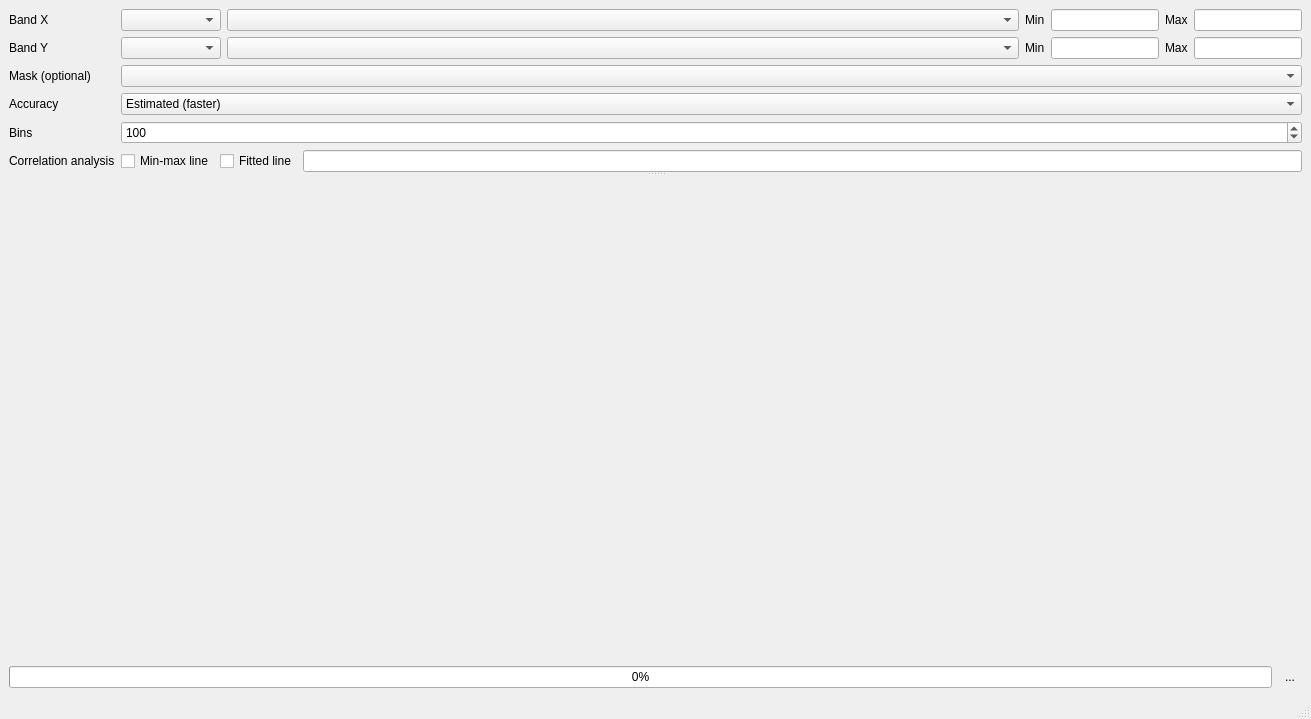
<?xml version="1.0" encoding="UTF-8"?>
<ui version="4.0">
 <class>MainWindow</class>
 <widget class="QMainWindow" name="MainWindow">
  <property name="geometry">
   <rect>
    <x>0</x>
    <y>0</y>
    <width>1311</width>
    <height>719</height>
   </rect>
  </property>
  <property name="windowTitle">
   <string>Scatter Plot</string>
  </property>
  <widget class="QWidget" name="centralwidget">
   <layout class="QVBoxLayout" name="verticalLayout" stretch="1,0">
    <item>
     <widget class="QSplitter" name="splitter">
      <property name="sizePolicy">
       <sizepolicy hsizetype="Preferred" vsizetype="Preferred">
        <horstretch>0</horstretch>
        <verstretch>0</verstretch>
       </sizepolicy>
      </property>
      <property name="orientation">
       <enum>Qt::Vertical</enum>
      </property>
      <widget class="QWidget" name="layoutWidget">
       <layout class="QHBoxLayout" name="horizontalLayout_3">
        <item>
         <layout class="QFormLayout" name="formLayout_2">
          <item row="0" column="0">
           <widget class="QLabel" name="label">
            <property name="text">
             <string>Band X</string>
            </property>
           </widget>
          </item>
          <item row="0" column="1">
           <layout class="QHBoxLayout" name="horizontalLayout_2" stretch="0,1,0,0,0,0">
            <item>
             <widget class="QgsMapLayerComboBox" name="uiRaster1_">
              <property name="minimumSize">
               <size>
                <width>100</width>
                <height>0</height>
               </size>
              </property>
              <property name="currentIndex">
               <number>0</number>
              </property>
              <property name="allowEmptyLayer">
               <bool>true</bool>
              </property>
              <property name="excludedProviders">
               <stringlist/>
              </property>
             </widget>
            </item>
            <item>
             <widget class="QgsRasterBandComboBox" name="uiBand1_">
              <property name="minimumSize">
               <size>
                <width>100</width>
                <height>0</height>
               </size>
              </property>
              <property name="currentIndex">
               <number>-1</number>
              </property>
             </widget>
            </item>
            <item>
             <widget class="QLabel" name="label_6">
              <property name="text">
               <string>Min</string>
              </property>
             </widget>
            </item>
            <item>
             <widget class="QLineEdit" name="uiMin1_"/>
            </item>
            <item>
             <widget class="QLabel" name="label_7">
              <property name="text">
               <string>Max</string>
              </property>
             </widget>
            </item>
            <item>
             <widget class="QLineEdit" name="uiMax1_"/>
            </item>
           </layout>
          </item>
          <item row="1" column="0">
           <widget class="QLabel" name="label_2">
            <property name="text">
             <string>Band Y</string>
            </property>
           </widget>
          </item>
          <item row="1" column="1">
           <layout class="QHBoxLayout" name="horizontalLayout" stretch="0,1,0,0,0,0">
            <item>
             <widget class="QgsMapLayerComboBox" name="uiRaster2_">
              <property name="minimumSize">
               <size>
                <width>100</width>
                <height>0</height>
               </size>
              </property>
              <property name="currentIndex">
               <number>0</number>
              </property>
              <property name="allowEmptyLayer">
               <bool>true</bool>
              </property>
              <property name="excludedProviders">
               <stringlist/>
              </property>
             </widget>
            </item>
            <item>
             <widget class="QgsRasterBandComboBox" name="uiBand2_">
              <property name="minimumSize">
               <size>
                <width>100</width>
                <height>0</height>
               </size>
              </property>
             </widget>
            </item>
            <item>
             <widget class="QLabel" name="label_9">
              <property name="text">
               <string>Min</string>
              </property>
             </widget>
            </item>
            <item>
             <widget class="QLineEdit" name="uiMin2_"/>
            </item>
            <item>
             <widget class="QLabel" name="label_8">
              <property name="text">
               <string>Max</string>
              </property>
             </widget>
            </item>
            <item>
             <widget class="QLineEdit" name="uiMax2_"/>
            </item>
           </layout>
          </item>
          <item row="2" column="0">
           <widget class="QLabel" name="label_3">
            <property name="text">
             <string>Mask (optional)</string>
            </property>
           </widget>
          </item>
          <item row="2" column="1">
           <widget class="QgsMapLayerComboBox" name="uiMask_">
            <property name="currentIndex">
             <number>-1</number>
            </property>
            <property name="allowEmptyLayer">
             <bool>true</bool>
            </property>
           </widget>
          </item>
          <item row="3" column="0">
           <widget class="QLabel" name="label_4">
            <property name="text">
             <string>Accuracy</string>
            </property>
           </widget>
          </item>
          <item row="3" column="1">
           <widget class="QComboBox" name="uiAccuracy_">
            <item>
             <property name="text">
              <string>Estimated (faster)</string>
             </property>
            </item>
            <item>
             <property name="text">
              <string>Actual (slower)</string>
             </property>
            </item>
           </widget>
          </item>
          <item row="4" column="0">
           <widget class="QLabel" name="label_5">
            <property name="text">
             <string>Bins</string>
            </property>
           </widget>
          </item>
          <item row="4" column="1">
           <widget class="QSpinBox" name="uiBins_">
            <property name="minimum">
             <number>1</number>
            </property>
            <property name="maximum">
             <number>1000</number>
            </property>
            <property name="value">
             <number>100</number>
            </property>
           </widget>
          </item>
          <item row="5" column="0">
           <widget class="QLabel" name="label_10">
            <property name="text">
             <string>Correlation analysis</string>
            </property>
           </widget>
          </item>
          <item row="5" column="1">
           <layout class="QHBoxLayout" name="horizontalLayout_4">
            <item>
             <widget class="QCheckBox" name="uiShowMinMaxLine_">
              <property name="text">
               <string>Min-max line</string>
              </property>
              <property name="checked">
               <bool>false</bool>
              </property>
             </widget>
            </item>
            <item>
             <widget class="QCheckBox" name="showFittedLine_">
              <property name="text">
               <string>Fitted line</string>
              </property>
              <property name="checked">
               <bool>false</bool>
              </property>
             </widget>
            </item>
            <item>
             <widget class="QLineEdit" name="uiFit_">
              <property name="sizePolicy">
               <sizepolicy hsizetype="Expanding" vsizetype="Fixed">
                <horstretch>1</horstretch>
                <verstretch>0</verstretch>
               </sizepolicy>
              </property>
             </widget>
            </item>
            <item>
             <spacer name="horizontalSpacer_2">
              <property name="orientation">
               <enum>Qt::Horizontal</enum>
              </property>
              <property name="sizeHint" stdset="0">
               <size>
                <width>0</width>
                <height>20</height>
               </size>
              </property>
             </spacer>
            </item>
           </layout>
          </item>
         </layout>
        </item>
       </layout>
      </widget>
      <widget class="ImageView" name="uiImageView_" native="true">
       <property name="sizePolicy">
        <sizepolicy hsizetype="Preferred" vsizetype="Expanding">
         <horstretch>0</horstretch>
         <verstretch>1</verstretch>
        </sizepolicy>
       </property>
       <property name="minimumSize">
        <size>
         <width>300</width>
         <height>300</height>
        </size>
       </property>
      </widget>
     </widget>
    </item>
    <item>
     <layout class="QHBoxLayout" name="horizontalLayout_5">
      <item>
       <widget class="QProgressBar" name="uiProgressBar_">
        <property name="value">
         <number>0</number>
        </property>
       </widget>
      </item>
      <item>
       <widget class="QToolButton" name="uiExecute_">
        <property name="text">
         <string>...</string>
        </property>
        <property name="icon">
         <iconset>
          <normaloff>:/images/themes/default/propertyicons/action.svg</normaloff>:/images/themes/default/propertyicons/action.svg</iconset>
        </property>
        <property name="iconSize">
         <size>
          <width>50</width>
          <height>50</height>
         </size>
        </property>
        <property name="autoRaise">
         <bool>true</bool>
        </property>
       </widget>
      </item>
     </layout>
    </item>
   </layout>
  </widget>
  <widget class="QMenuBar" name="menubar">
   <property name="geometry">
    <rect>
     <x>0</x>
     <y>0</y>
     <width>1311</width>
     <height>21</height>
    </rect>
   </property>
  </widget>
  <widget class="QStatusBar" name="statusbar"/>
 </widget>
 <customwidgets>
  <customwidget>
   <class>QgsMapLayerComboBox</class>
   <extends>QComboBox</extends>
   <header>qgsmaplayercombobox.h</header>
  </customwidget>
  <customwidget>
   <class>QgsRasterBandComboBox</class>
   <extends>QComboBox</extends>
   <header>qgsrasterbandcombobox.h</header>
  </customwidget>
  <customwidget>
   <class>ImageView</class>
   <extends>QWidget</extends>
   <header>enmapboxapplications.scatterplotapp.core</header>
   <container>1</container>
  </customwidget>
 </customwidgets>
 <resources/>
 <connections>
  <connection>
   <sender>uiRaster1_</sender>
   <signal>layerChanged(QgsMapLayer*)</signal>
   <receiver>uiBand1_</receiver>
   <slot>setLayer(QgsMapLayer*)</slot>
   <hints>
    <hint type="sourcelabel">
     <x>141</x>
     <y>52</y>
    </hint>
    <hint type="destinationlabel">
     <x>539</x>
     <y>61</y>
    </hint>
   </hints>
  </connection>
  <connection>
   <sender>uiRaster2_</sender>
   <signal>layerChanged(QgsMapLayer*)</signal>
   <receiver>uiBand2_</receiver>
   <slot>setLayer(QgsMapLayer*)</slot>
   <hints>
    <hint type="sourcelabel">
     <x>151</x>
     <y>81</y>
    </hint>
    <hint type="destinationlabel">
     <x>539</x>
     <y>92</y>
    </hint>
   </hints>
  </connection>
  <connection>
   <sender>uiRaster1_</sender>
   <signal>layerChanged(QgsMapLayer*)</signal>
   <receiver>uiMin1_</receiver>
   <slot>clear()</slot>
   <hints>
    <hint type="sourcelabel">
     <x>213</x>
     <y>58</y>
    </hint>
    <hint type="destinationlabel">
     <x>585</x>
     <y>51</y>
    </hint>
   </hints>
  </connection>
  <connection>
   <sender>uiRaster1_</sender>
   <signal>layerChanged(QgsMapLayer*)</signal>
   <receiver>uiMax1_</receiver>
   <slot>clear()</slot>
   <hints>
    <hint type="sourcelabel">
     <x>183</x>
     <y>50</y>
    </hint>
    <hint type="destinationlabel">
     <x>800</x>
     <y>61</y>
    </hint>
   </hints>
  </connection>
  <connection>
   <sender>uiRaster2_</sender>
   <signal>layerChanged(QgsMapLayer*)</signal>
   <receiver>uiMin2_</receiver>
   <slot>clear()</slot>
   <hints>
    <hint type="sourcelabel">
     <x>168</x>
     <y>84</y>
    </hint>
    <hint type="destinationlabel">
     <x>574</x>
     <y>80</y>
    </hint>
   </hints>
  </connection>
  <connection>
   <sender>uiRaster2_</sender>
   <signal>layerChanged(QgsMapLayer*)</signal>
   <receiver>uiMax2_</receiver>
   <slot>clear()</slot>
   <hints>
    <hint type="sourcelabel">
     <x>193</x>
     <y>83</y>
    </hint>
    <hint type="destinationlabel">
     <x>800</x>
     <y>92</y>
    </hint>
   </hints>
  </connection>
  <connection>
   <sender>uiBand1_</sender>
   <signal>currentIndexChanged(int)</signal>
   <receiver>uiMin1_</receiver>
   <slot>clear()</slot>
   <hints>
    <hint type="sourcelabel">
     <x>502</x>
     <y>46</y>
    </hint>
    <hint type="destinationlabel">
     <x>644</x>
     <y>52</y>
    </hint>
   </hints>
  </connection>
  <connection>
   <sender>uiBand1_</sender>
   <signal>currentIndexChanged(QString)</signal>
   <receiver>uiMax1_</receiver>
   <slot>clear()</slot>
   <hints>
    <hint type="sourcelabel">
     <x>458</x>
     <y>46</y>
    </hint>
    <hint type="destinationlabel">
     <x>748</x>
     <y>48</y>
    </hint>
   </hints>
  </connection>
  <connection>
   <sender>uiBand2_</sender>
   <signal>currentIndexChanged(QString)</signal>
   <receiver>uiMin2_</receiver>
   <slot>clear()</slot>
   <hints>
    <hint type="sourcelabel">
     <x>482</x>
     <y>76</y>
    </hint>
    <hint type="destinationlabel">
     <x>640</x>
     <y>82</y>
    </hint>
   </hints>
  </connection>
  <connection>
   <sender>uiBand2_</sender>
   <signal>currentIndexChanged(QString)</signal>
   <receiver>uiMax2_</receiver>
   <slot>clear()</slot>
   <hints>
    <hint type="sourcelabel">
     <x>499</x>
     <y>76</y>
    </hint>
    <hint type="destinationlabel">
     <x>716</x>
     <y>82</y>
    </hint>
   </hints>
  </connection>
 </connections>
</ui>
